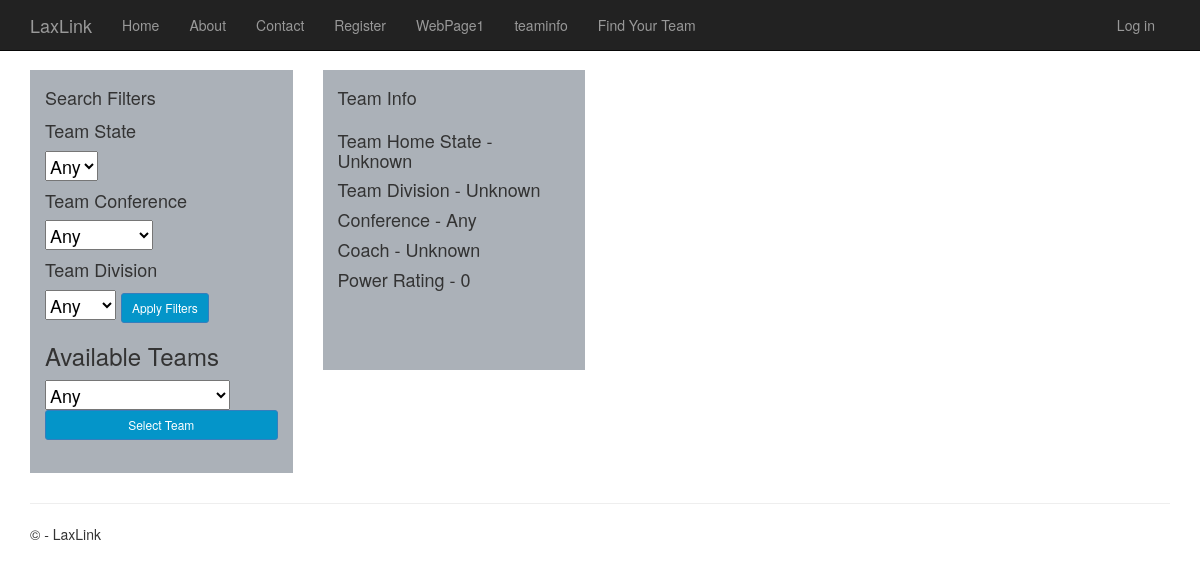
/teamquery, run on an earlier commit of the app's database.
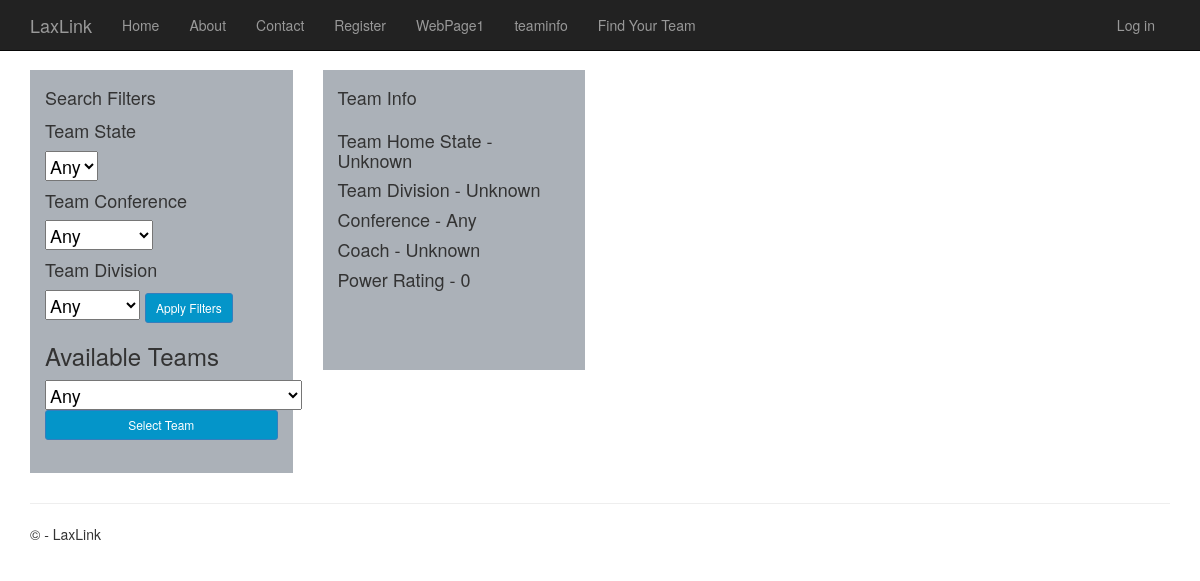
And on a later commit of the database.
### app/models.py (models this page shows, shortened)
class TeamData(models.Model):
    name = models.CharField("Team Name", max_length=100, default="")
    coach = models.CharField(max_length=100, default="Unknown")
    contact_name = models.CharField(max_length=100, default="USER")
    coach_email = models.EmailField(default="unknown")
    state =  models.CharField(max_length=2, choices=STATES, default="Unknown")
    conference = models.CharField(max_length=8, choices=CONFERENCE, default="Any")
    division = models.CharField(max_length=6, choices=DIVISIONS, default="Unknown")
    gender = models.CharField(max_length=8, choices=GENDER, default="Mixed")
    powerrating = models.IntegerField(default=0)

### app/views.py (the view, shortened to what this page needs)
# urls.py: url(r'^teamquery$', app.views.queryteam,  name='teamquery'),
def queryteam(request):
    template_name = 'app/team/teamquery.html'
    teamObject=TeamData()
    form = QueryTeamInfoForm()
    if request.method == 'GET':
        form.renderButtons = False
        request.session['teamStateSelected'] =''
        request.session['teamConferenceSelected'] =''
        request.session['teamDivisionSelected'] =''
        request.session['teamNameSelected'] =''
        return render(request,'app/team/teamquery.html' , {'form':form, 'teamInfo': teamObject} )

### app/templates/app/Team/teamquery.html (shortened to what this page needs)
﻿<!DOCTYPE html>
{% extends "app/layout.html" %}
{% load crispy_forms_tags %}
{% block content %}
<div class="row">
    <div class="col-md-3">
        <div class="demo-content bg-alt">Search Filters
        <form method="post">
            <h4> Team State</h4>
            <select name="teamState">
                {% for state in form.choiceTeamState.choices %}
                    <option value="{{ state }}">{{ state }}</option>
                {% endfor %}
            </select>
            <h4> Team Conference</h4>
            <select name="teamConference">
                {% for conf in form.choiceTeamConf.choices %}
                    <option value="{{ conf }}">{{ conf }}</option>
                {% endfor %}
            </select>
            <h4> Team Division</h4>
            <select name="teamDivision">
                {% for division in form.choiceTeamDivision.choices %}
                    <option value="{{ division }}">{{ division }}</option>
                {% endfor %}
            </select>
        <button type="submit" class="btn btn-primary btn-sm" name="team_filters" value="team_filters">Apply Filters</button>
        <h3>Available Teams</h3>
            <select name="dropTeamName">
                {% for teamName in form.choiceTeamNames.choices %}
                    <option value="{{ teamName }}">{{ teamName }}</option>
                {% endfor %}
            </select>
        <button type="submit" class="btn btn-primary btn-sm btn-block" name="select_team" value="select_team">Select Team</button>
        </div>
    </div>
    <div class="col-md-3">
        <div class="demo-content bg-alt">Team Info
        <form method="post">
            <h4>Team Home State - {{ teamInfo.state}}</h4>
            <h4>Team Division - {{ teamInfo.division }} </h4>
            <h4>Conference -  {{teamInfo.conference}} </h4>
            <h4>Coach - {{teamInfo.coach}} </h4>
            <h4>Power Rating - {{teamInfo.powerrating}}</h4>
        </form>
        </div>
    </div>
    <div class="col-md-6">
    </div>
</div>
{% endblock %}

### app/templates/app/layout.html (shortened to what this page needs)
﻿<!DOCTYPE html>
<html>
<head>
    {% load staticfiles %}
    <link rel="stylesheet" type="text/css" href="{% static 'app/content/bootstrap.min.css' %}" />
    <link rel="stylesheet" type="text/css" href="{% static 'app/content/site.css' %}" />
</head>
<body>
    <div class="navbar navbar-inverse navbar-fixed-top">
        <div class="container">
            <div class="navbar-header">
                <a href="/" class="navbar-brand">LaxLink</a>
            </div>
            <div class="navbar-collapse collapse">
                <ul class="nav navbar-nav">
                    <li><a href="{% url 'home' %}">Home</a></li>
                    <li><a href="{% url 'about' %}">About</a></li>
                    <li><a href="{% url 'contact' %}">Contact</a></li>
                    <li><a href="{% url 'reg_form' %}">Register</a></li>
                    <li><a href="{% url 'WebPage1' %}">WebPage1</a></li>
                    <li><a href="{% url 'createteaminfo' %}">teaminfo</a></li>
                    <li><a href="{% url 'teamquery' %}">Find Your Team</a></li>
                </ul>
                {% include 'app/loginpartial.html' %}
            </div>
        </div>
    </div>
    <div class="container body-content">
{% block content %}{% endblock %}
        <hr/>
        <footer>
            <p>&copy; {{ year }} - LaxLink </p>
        </footer>
    </div>
</body>
</html>

### app/templates/app/loginpartial.html
{% if user.is_authenticated %}
<form id="logoutForm" action="/logout" method="post" class="navbar-right">
    {% csrf_token %}
    <ul class="nav navbar-nav navbar-right">
        <li><span class="navbar-brand">Hello {{ user.username }}!</span></li>
        <li><a href="javascript:document.getElementById('logoutForm').submit()">Log off</a></li>
    </ul>
</form>
{% else %}
<ul class="nav navbar-nav navbar-right">
    <li><a href="{% url 'login' %}">Log in</a></li>
</ul>
{% endif %}

### app/static/app/content/site.css (style rules this page uses)
body { padding-top: 50px; padding-bottom: 20px; }
.body-content { padding-left: 15px; padding-right: 15px; }
.btn-primary { color: #fff; background-color: #0495c9; border-color: #357ebd; }
input, select, textarea { max-width: 280px; }
.demo-content { padding: 15px; font-size: 18px; min-height: 300px; background: #dbdfe5; margin-bottom: 10px; }
.demo-content.bg-alt { background: #abb1b8; }

What changed in the data, as far as the page shows it:
added TeamData: state "Unknown", division "Unknown", coach "Unknown"
Also different on the page:
{{ teamInfo.state }}: "Unknown" → (not shown)
{{ teamInfo.division }}: "Unknown" → (not shown)
{{ teamInfo.coach }}: "Unknown" → (not shown)
